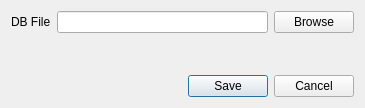
<?xml version="1.0" encoding="UTF-8"?>
<ui version="4.0">
 <class>ImportArchiveDialog</class>
 <widget class="QDialog" name="ImportArchiveDialog">
  <property name="geometry">
   <rect>
    <x>0</x>
    <y>0</y>
    <width>365</width>
    <height>108</height>
   </rect>
  </property>
  <property name="windowTitle">
   <string>Import Archive from Database</string>
  </property>
  <property name="layoutDirection">
   <enum>Qt::LeftToRight</enum>
  </property>
  <layout class="QVBoxLayout" name="verticalLayout">
   <item>
    <layout class="QFormLayout" name="formLayout">
     <item row="0" column="0" colspan="2">
      <layout class="QHBoxLayout" name="horizontalLayout">
       <item>
        <widget class="QLabel" name="llName">
         <property name="text">
          <string>DB File</string>
         </property>
        </widget>
       </item>
       <item>
        <widget class="QLineEdit" name="leDbPath"/>
       </item>
       <item>
        <widget class="QPushButton" name="browseForDb">
         <property name="text">
          <string>Browse</string>
         </property>
        </widget>
       </item>
      </layout>
     </item>
     <item row="1" column="0" colspan="2">
      <widget class="QFrame" name="frmNewGroup">
       <property name="styleSheet">
        <string notr="true">border: 0;
margin: 0;
float: left;</string>
       </property>
       <property name="frameShape">
        <enum>QFrame::StyledPanel</enum>
       </property>
       <property name="frameShadow">
        <enum>QFrame::Raised</enum>
       </property>
       <layout class="QHBoxLayout" name="horizontalLayout_2"/>
      </widget>
     </item>
    </layout>
   </item>
   <item>
    <widget class="QDialogButtonBox" name="buttonBox">
     <property name="orientation">
      <enum>Qt::Horizontal</enum>
     </property>
     <property name="standardButtons">
      <set>QDialogButtonBox::Cancel|QDialogButtonBox::Save</set>
     </property>
    </widget>
   </item>
  </layout>
 </widget>
 <resources/>
 <connections>
  <connection>
   <sender>buttonBox</sender>
   <signal>accepted()</signal>
   <receiver>ImportArchiveDialog</receiver>
   <slot>accept()</slot>
   <hints>
    <hint type="sourcelabel">
     <x>248</x>
     <y>254</y>
    </hint>
    <hint type="destinationlabel">
     <x>157</x>
     <y>274</y>
    </hint>
   </hints>
  </connection>
  <connection>
   <sender>buttonBox</sender>
   <signal>rejected()</signal>
   <receiver>ImportArchiveDialog</receiver>
   <slot>reject()</slot>
   <hints>
    <hint type="sourcelabel">
     <x>316</x>
     <y>260</y>
    </hint>
    <hint type="destinationlabel">
     <x>286</x>
     <y>274</y>
    </hint>
   </hints>
  </connection>
 </connections>
</ui>
